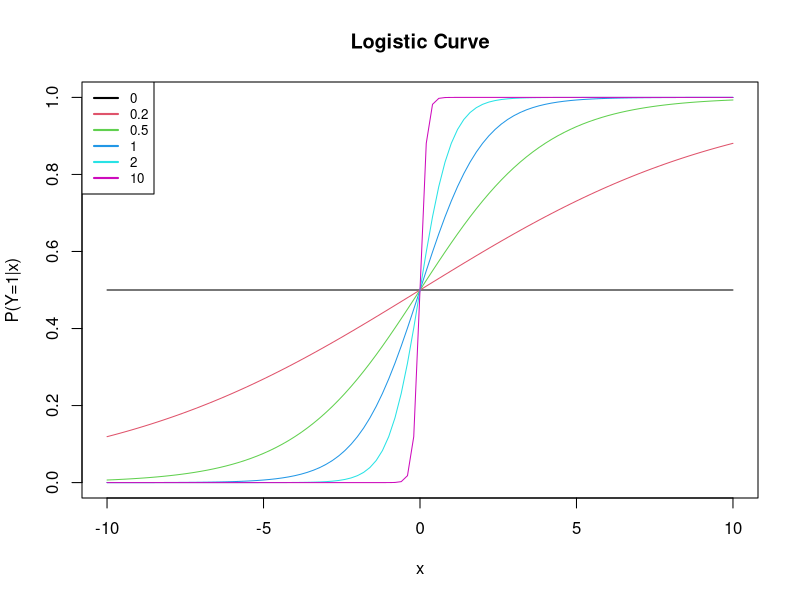
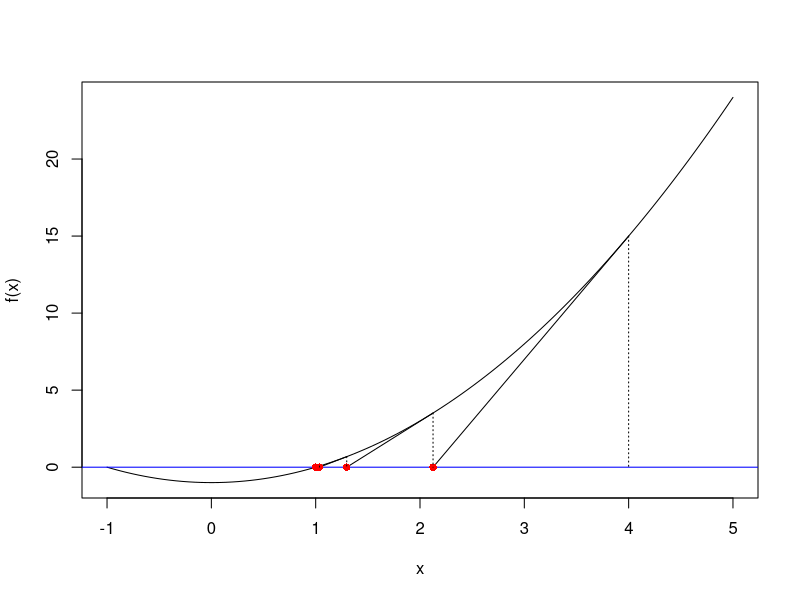
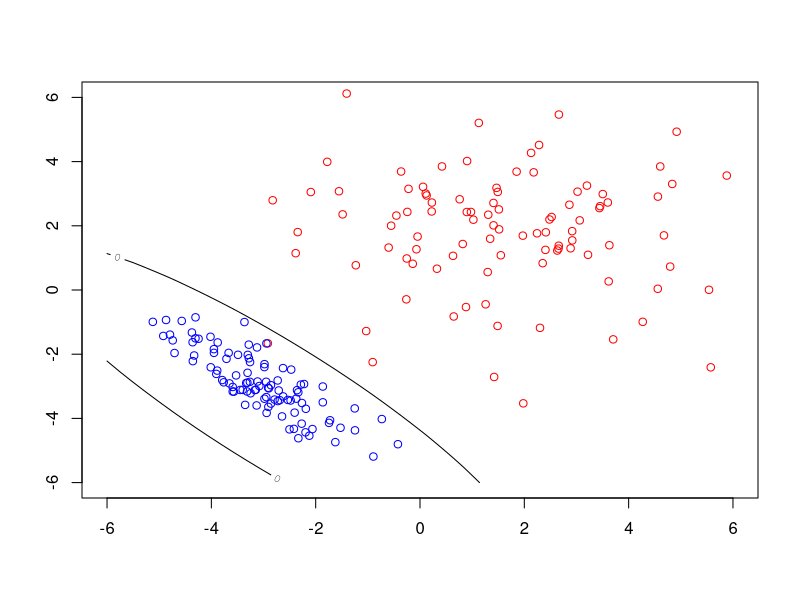
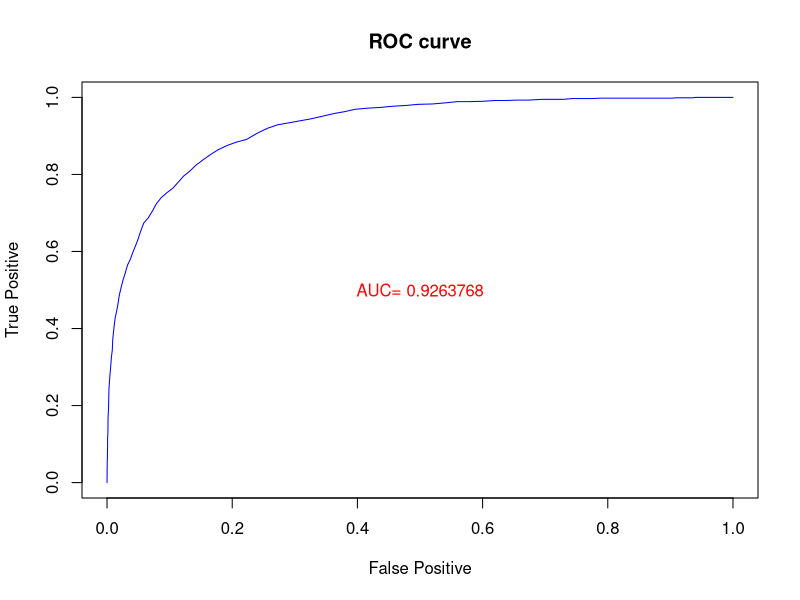

Reproduce these figures in R, in order.
### Statistical Learning with Math and R, Springer ###
  
# Chapter 3 Classification
## 3.1 Logistic Curve

f=function(x)exp(beta.0+beta*x)/(1+exp(beta.0+beta*x))
beta.0=0
beta.seq=c(0,0.2,0.5,1,2,10)
m=length(beta.seq); beta=beta.seq[1]
plot(f,xlim=c(-10,10),ylim=c(0,1),xlab="x",ylab="P(Y=1|x)", col=1,
  main="Logistic Curve")
for(i in 2:m){
  beta=beta.seq[i]
  par(new=TRUE)
  plot(f,xlim=c(-10,10),ylim=c(0,1),xlab="", ylab="", axes=FALSE, col=i)
 }
legend("topleft", legend=beta.seq, col=1:length(beta.seq), lwd=2, cex=.8)

## 3.2 Newton-Raphson
f=function(x) x^2-1; f.=function(x) 2*x
curve(f(x),-1,5); abline(h=0,col="blue")
x=4
for(i in 1:10){
  X=x; Y=f(x); x=x-f(x)/f.(x); y=f(x)
  segments(X,Y,x,0); segments(X,Y,X,0, lty=3)
  points(x,0,col="red",pch=16)
}

f=function(z)z[1]^2+z[2]^2-1
f.x=function(z) 2*z[1]
f.y=function(z)2*z[2]
g=function(z)z[1]+z[2]
g.x=function(z) 1
g.y=function(z) 1
z=c(3,4)
for(i in 1:10){
  z=z-solve(matrix(c(f.x(z),f.y(z),g.x(z),g.y(z)),ncol=2,byrow=TRUE))%*%c(f(z),g(z))
}
z

## Data Generation　##
N=1000
p=2
X=matrix(rnorm(N*p),ncol=p)
X=cbind(rep(1,N),X)
beta=rnorm(p+1)
y=array(N)
s=as.vector(X%*%beta)
prob=1/(1+exp(s));
for(i in 1:N)if(runif(1)>prob[i])y[i]=1 else y[i]=-1
beta

## Maximum Likelihood　##
beta=Inf; gamma=rnorm(p+1)
while(sum((beta-gamma)^2)>0.001){
  beta=gamma
  s=as.vector(X%*%beta); 
  v=exp(-s*y); 
  u= y*v/(1+v)
  w= v/(1+v)^2; W=diag(w); 
  z= s+u/w
  gamma=as.vector(solve(t(X)%*%W%*%X)%*%t(X)%*%W%*%z)
  print(gamma)
}

n=100
x=c(rnorm(n)+1, rnorm(n)-1)
y=c(rep(1,n),rep(-1,n))
train=sample(1:(2*n),n,replace=FALSE)
df=data.frame(x,y)
x=as.matrix(df[train,1])
y=as.vector(df[train,2])
p=1
X=cbind(1,x)
beta=0; gamma=rnorm(p+1)
while(sum((beta-gamma)^2)>0.001){
  beta=gamma
  s=as.vector(X%*%beta)
  v=exp(-s*y)
  u= y*v/(1+v)
  w= v/(1+v)^2
  W=diag(w)
  z= s+u/w
  gamma=as.vector(solve(t(X)%*%W%*%X)%*%t(X)%*%W%*%z)
  print(gamma)
}

x=as.matrix(df[-train,1])
y=as.vector(df[-train,2]) ## y is the correct answer
z=2*as.integer(beta[1]+x*beta[2]>0)-1 ## z is used for discrimination
table(y,z) ## the number of diagonal elements out of 100


## 3.3 Linear and Quadratic Descrimination

mu.1=c(2,2)
sigma.1=2
sigma.2=2
rho.1=0
mu.2=c(-3,-3)
sigma.3=1
sigma.4=1
rho.2=-0.8
n=100
u=rnorm(n)
v=rnorm(n)
x.1=sigma.1*u+mu.1[1];
y.1=(rho.1*u+sqrt(1-rho.1^2)*v)*sigma.2+mu.1[2]
u=rnorm(n); v=rnorm(n)
x.2=sigma.3*u+mu.2[1];
y.2=(rho.2*u+sqrt(1-rho.2^2)*v)*sigma.4+mu.2[2]
f=function(x,mu,inv,de)drop(-0.5*t(x-mu)%*%inv%*%(x-mu)-0.5*log(de))
mu.1=mean(c(x.1,y.1))
mu.2=mean(c(x.2,y.2))
df=data.frame(x.1,y.1); mat=cov(df); inv.1=solve(mat); de.1=det(mat) #
df=data.frame(x.2,y.2); mat=cov(df); inv.2=solve(mat); de.2=det(mat) #
f.1=function(u,v)f(c(u,v),mu.1,inv.1,de.1)
f.2=function(u,v)f(c(u,v),mu.2,inv.2,de.2)
pi.1=0.5
pi.2=0.5
u = v = seq(-6, 6, length=50); m=length(u); w=array(dim=c(m,m))
for(i in 1:m)for(j in 1:m)w[i,j]=log(pi.1)+f.1(u[i],v[j])-log(pi.2)-f.2(u[i],v[j])
# plot
contour(u,v,w,level=0)   
points(x.1,y.1,col="red"); points(x.2,y.2,col="blue")

df=data.frame(c(x.1,y.1)-mu.1, c(x.2,y.2)-mu.2)
inv.1=solve(mat); de.1=det(mat)
inv.2=inv.1; de.2=de.1
#iris Data
f=function(w,mu,inv,de)-0.5*(w-mu)%*%inv%*%t(w-mu)-0.5*log(de)
df=iris
df[[5]]=c(rep(1,50),rep(2,50),rep(3,50))
n=nrow(df)
train=sample(1:n,n/2,replace=FALSE)
test=setdiff(1:n,train)
mat=as.matrix(df[train,])
mu=list(); covv=list()
for(j in 1:3){
    x=mat[mat[,5]==j,1:4]
    mu[[j]]=c(mean(x[,1]),mean(x[,2]),mean(x[,3]),mean(x[,4]))
    covv[[j]]=cov(x)
}
g=function(v,j)f(v,mu[[j]],solve(covv[[j]]),det(covv[[j]]))
z=array(dim=length(test))
for(i in test){
    u=as.matrix(df[i,1:4])
	a=g(u,1)
	b=g(u,2)
	c=g(u,3)
    if(a<b){if(b<c)z[i]=3 else z[i]=2} 
    else {if(a<c)z[i]=3 else z[i]=1}
}
table(z[test],df[test,5])


## 3.4 K Nearest neighbour

knn.1=function(x,y,z,k){
    x=as.matrix(x)
	n=nrow(x)
	p=ncol(x)
	dis=array(dim=n)
    for(i in 1:n)dis[i]=norm(z-x[i,],"2")
    S=order(dis)[1:k]　　
    u=sort(table(y[S]),decreasing=TRUE) 
 ## Tie Breasking
    while(length(u)>1 && u[1]==u[2]){ k=k-1; S=order(dis)[1:k]; u=sort(table(y[S]),decreasing=TRUE)}
 ##
    return(names(u)[1])
}
knn=function(x,y,z,k){
  n=nrow(z)
  w=array(dim=n)
  for(i in 1:n)w[i]=knn.1(x,y,z[i,],k)
  return(w)
}

df=iris;
    n=150
	train=sample(1:n,n/2,replace=FALSE)
	test=setdiff(1:n,train)
	x=as.matrix(df[train,1:4])
	y=as.vector(df[train,5])
	z=as.matrix(df[test,1:4])
	ans=as.vector(df[test,5])
	w=knn(x, y, z, k=3)
	table(w,ans)

## 3S.5 ROC Curves
N.0=10000
N.1=1000
mu.1=1
mu.0=-1
var.1=1
var.0=1
x=rnorm(N.0,mu.0,var.0)
y=rnorm(N.1,mu.1,var.1) # x: healthy，y: sick
plot(1:1,1:1,xlim=c(0,1),ylim=c(0,1), xlab="False Positive", ylab="True Positive",
main="ROC curve", type="n")
theta.seq=exp(seq(-10,100,0.1))
U=NULL; V=NULL
for(theta in theta.seq){
    u=sum(dnorm(x,mu.1,var.1)/dnorm(x,mu.0,var.0)>theta)/N.0 #
	v=sum(dnorm(y,mu.1,var.1)/dnorm(y,mu.0,var.0)>theta)/N.1 # 
	U=c(U,u); V=c(V,v)
}
lines(U,V,col="blue")
M=length(theta.seq)-1
AUC=0
for(i in 1:M)AUC=AUC+abs(U[i+1]-U[i])*V[i]
text(0.5,0.5,paste("AUC=",AUC),col="red")
